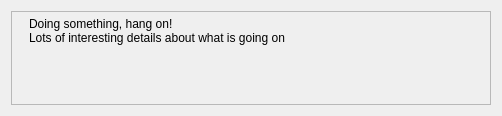
<?xml version="1.0" encoding="UTF-8"?>
<ui version="4.0">
 <class>BusyDialogForm</class>
 <widget class="QWidget" name="BusyDialogForm">
  <property name="geometry">
   <rect>
    <x>0</x>
    <y>0</y>
    <width>502</width>
    <height>116</height>
   </rect>
  </property>
  <property name="windowTitle">
   <string>Form</string>
  </property>
  <layout class="QHBoxLayout" name="horizontalLayout_2">
   <item>
    <widget class="QFrame" name="frame">
     <property name="frameShape">
      <enum>QFrame::StyledPanel</enum>
     </property>
     <property name="frameShadow">
      <enum>QFrame::Raised</enum>
     </property>
     <layout class="QHBoxLayout" name="horizontalLayout">
      <property name="spacing">
       <number>5</number>
      </property>
      <property name="leftMargin">
       <number>5</number>
      </property>
      <property name="topMargin">
       <number>5</number>
      </property>
      <property name="rightMargin">
       <number>5</number>
      </property>
      <property name="bottomMargin">
       <number>5</number>
      </property>
      <item>
       <widget class="QLabel" name="label">
        <property name="text">
         <string/>
        </property>
       </widget>
      </item>
      <item>
       <layout class="QVBoxLayout" name="verticalLayout">
        <property name="spacing">
         <number>0</number>
        </property>
        <item>
         <widget class="QLabel" name="title">
          <property name="sizePolicy">
           <sizepolicy hsizetype="Expanding" vsizetype="Preferred">
            <horstretch>0</horstretch>
            <verstretch>0</verstretch>
           </sizepolicy>
          </property>
          <property name="text">
           <string>Doing something, hang on!</string>
          </property>
         </widget>
        </item>
        <item>
         <widget class="QLabel" name="details">
          <property name="sizePolicy">
           <sizepolicy hsizetype="Preferred" vsizetype="Expanding">
            <horstretch>0</horstretch>
            <verstretch>0</verstretch>
           </sizepolicy>
          </property>
          <property name="text">
           <string>Lots of interesting details about what is going on</string>
          </property>
          <property name="alignment">
           <set>Qt::AlignLeading|Qt::AlignLeft|Qt::AlignTop</set>
          </property>
          <property name="wordWrap">
           <bool>true</bool>
          </property>
         </widget>
        </item>
       </layout>
      </item>
     </layout>
    </widget>
   </item>
  </layout>
 </widget>
 <resources>
  <include location="../../../../../../../../../shotgun/git/tk-core/python/tank/platform/qt/resources.qrc"/>
 </resources>
 <connections/>
</ui>
